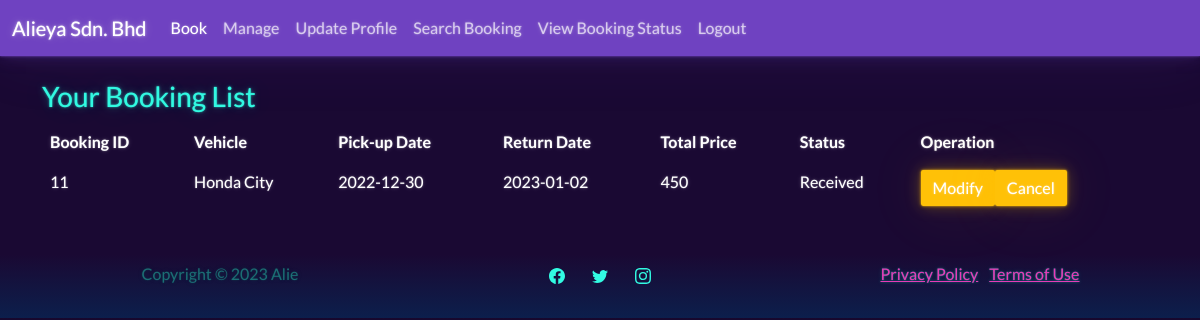
The app's page /customermanage.php (signed in), older data.
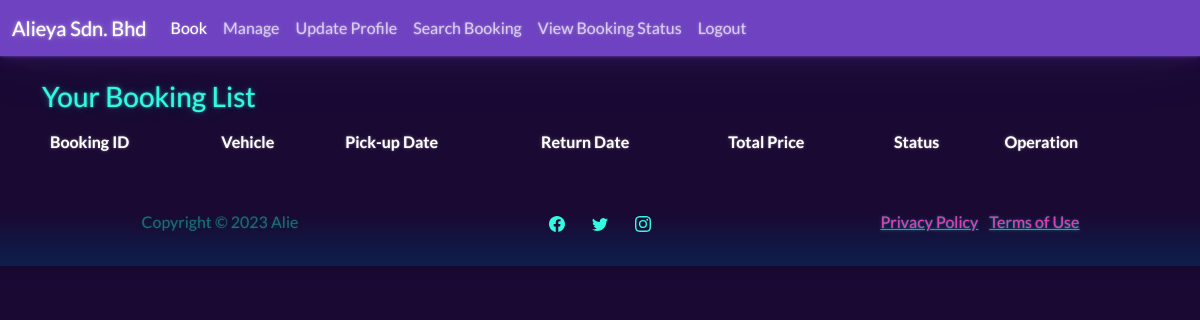
The same page, newer data.
### tables this page shows
CREATE TABLE `tb_booking` (
  `b_id` int(15) NOT NULL,
  `b_customer` varchar(100) NOT NULL,
  `b_vehicle` varchar(200) NOT NULL,
  `b_pickupdate` varchar(10) NOT NULL,
  `b_returndate` varchar(10) NOT NULL,
  `b_totalprice` longtext NOT NULL,
  `b_status` int(5) NOT NULL
);

CREATE TABLE `tb_vehicle` (
  `v_reg` varchar(50) NOT NULL,
  `v_type` varchar(50) NOT NULL,
  `v_model` varchar(50) NOT NULL,
  `v_year` varchar(5) NOT NULL,
  `v_price` float NOT NULL,
  `v_image` longblob NOT NULL
);

CREATE TABLE `tb_status` (
  `s_id` int(5) NOT NULL,
  `s_desc` varchar(20) NOT NULL
);

### customermanage.php (the view, shortened to what this page needs)
<?php
include('dbconnect.php');
include 'headercustomer.php';
$uid = $_SESSION['uid'];
$sql = "SELECT * FROM tb_booking
        LEFT JOIN tb_vehicle ON tb_booking.b_vehicle = tb_vehicle.v_reg
        LEFT JOIN tb_status ON tb_booking.b_status = tb_status.s_id
        WHERE b_customer= '$uid'";
$result = mysqli_query($con,$sql);
?>
<div class ="container">
	<br><h3>Your Booking List</h3>
<table class="table table-hover">
  <thead>
    <tr>
      <th scope="col">Booking ID</th>
      <th scope="col">Vehicle</th>
      <th scope="col">Pick-up Date</th>
      <th scope="col">Return Date</th>
      <th scope="col">Total Price</th>
      <th scope="col">Status</th>
      <th scope="col">Operation</th>
    </tr>
  </thead>
  <tbody>
      <?php
           while($row=mysqli_fetch_array($result))
           {
            echo '<tr>';
            echo "<td>".$row["b_id"]."</td>";
            echo "<td>".$row["v_model"]."</td>";
            echo "<td>".$row["b_pickupdate"]."</td>";
            echo "<td>".$row["b_returndate"]."</td>";
            echo "<td>".$row["b_totalprice"]."</td>";
            echo "<td>".$row["s_desc"]."</td>";
            echo "<td>";
            echo "<a href= 'customermodify.php?id=".$row['b_id']." 'class = 'btn btn-warning'>Modify</a>";
            echo "<a href='javascript:void(0);' class='btn btn-warning' onclick='if(confirm(\"Are you sure you want to cancel this booking?\")) window.location.href = \"customercancel.php?id=".$row['b_id']."\";'>Cancel</a>";
        echo "</td>";
            echo '</tr>';
           }
?>
  </tbody>
</table>
</div>
 <footer class="text-center py-4">
    <div class="container">
        <div class="row row-cols-1 row-cols-lg-3">
            <div class="col">
                <p class="text-muted my-2">Copyright © 2023 Alie</p>
            </div>
            <div class="col">
                <ul class="list-inline my-2">
                    <li class="list-inline-item me-4">
                        <div class="bs-icon-circle bs-icon-primary bs-icon"></div>
                    </li>
                    <li class="list-inline-item me-4">
                        <div class="bs-icon-circle bs-icon-primary bs-icon"></div>
                    </li>
                    <li class="list-inline-item">
                        <div class="bs-icon-circle bs-icon-primary bs-icon"></div>
                    </li>
                </ul>
            </div>
            <div class="col">
                <ul class="list-inline my-2">
                    <li class="list-inline-item"><a class="link-secondary" href="#">Privacy Policy</a></li>
                    <li class="list-inline-item"><a class="link-secondary" href="#">Terms of Use</a></li>
                </ul>
            </div>
        </div>
    </div>
</footer>
</body>

### headercustomer.php (shortened to what this page needs)
<!DOCTYPE html>
<html lang="en">
<head>
  <link href="css/bootstrap.min.css" rel="stylesheet">
</head>
<body>
<nav class="navbar navbar-expand-lg navbar-dark bg-primary">
  <div class="container-fluid">
    <a class="navbar-brand" href="#">Alieya Sdn. Bhd</a>
    <div class="collapse navbar-collapse" id="navbarColor01">
      <ul class="navbar-nav me-auto">
        <li class="nav-item">
          <a class="nav-link active" href="customer.php">Book
          </a>
        </li>
        <li class="nav-item">
          <a class="nav-link" href="customermanage.php">Manage</a>
        </li>
        <li class="nav-item">
          <a class="nav-link" href="customerviewprofile.php">Update Profile</a>
        </li>
        <li class="nav-item">
          <a class="nav-link" href="customersearchbooking.php">Search Booking</a>
        </li>
        <li class="nav-item">
          <a class="nav-link" href="customerviewstatus.php">View Booking Status</a>
        </li>
        <li class="nav-item">
          <a class="nav-link" href="logout.php">Logout</a>
        </li>
      </ul>
    </div>
  </div>
</nav>

Row changes from the older to the newer data that the page shows:
removed tb_booking: b_id "11", b_vehicle.v_model "Honda City", b_pickupdate "2022-12-30", b_returndate "2023-01-02", b_totalprice "450", b_status.s_desc "Received"
